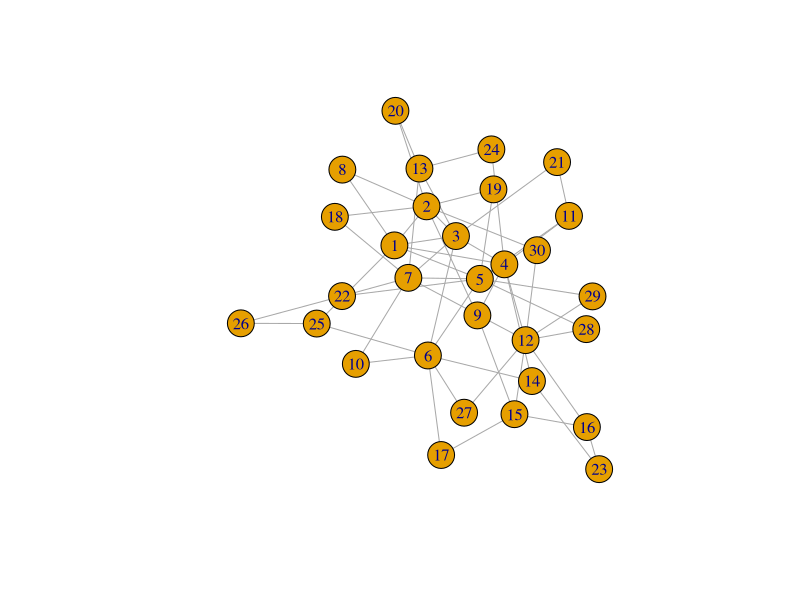
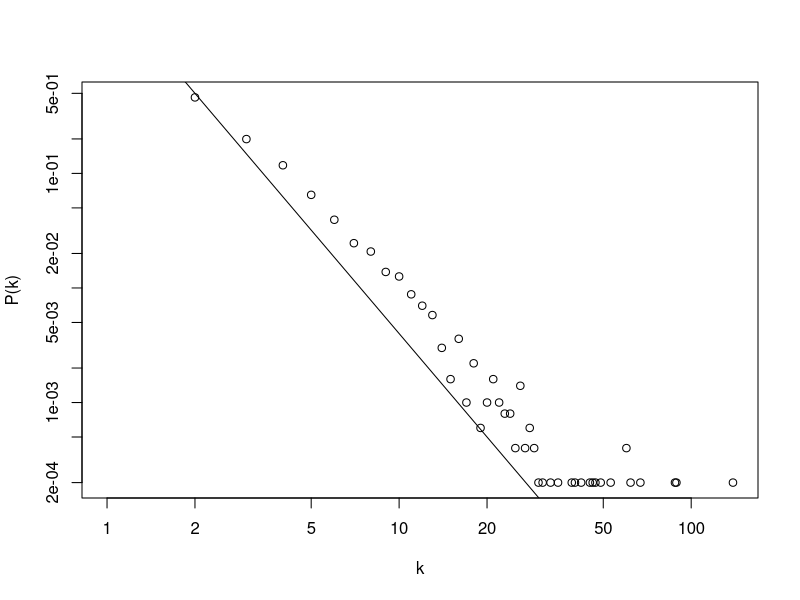
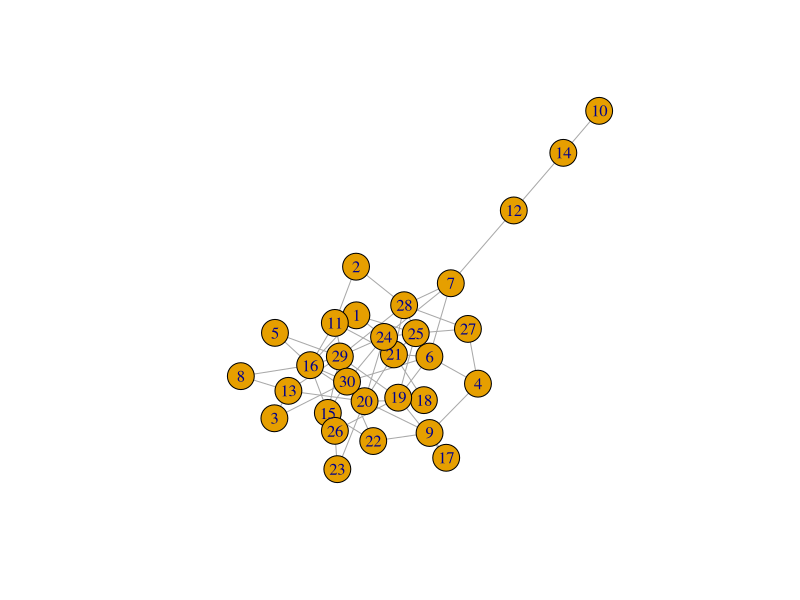
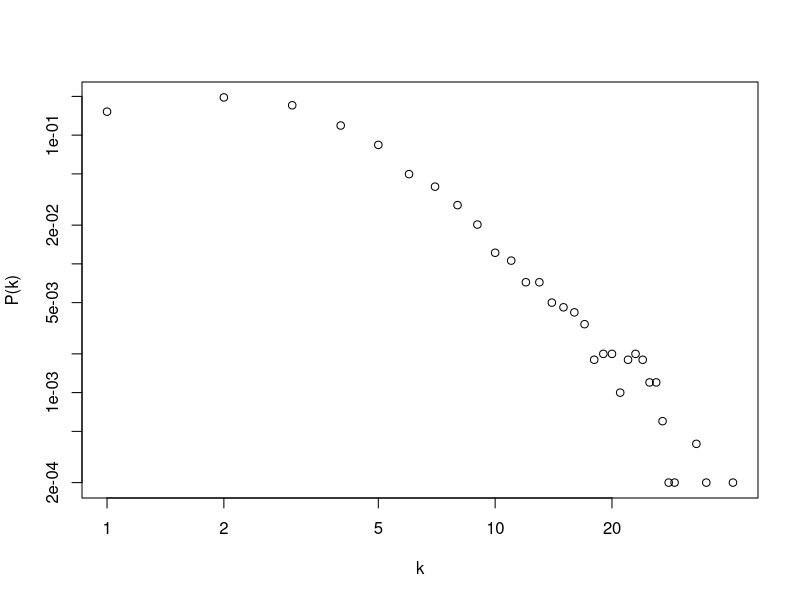
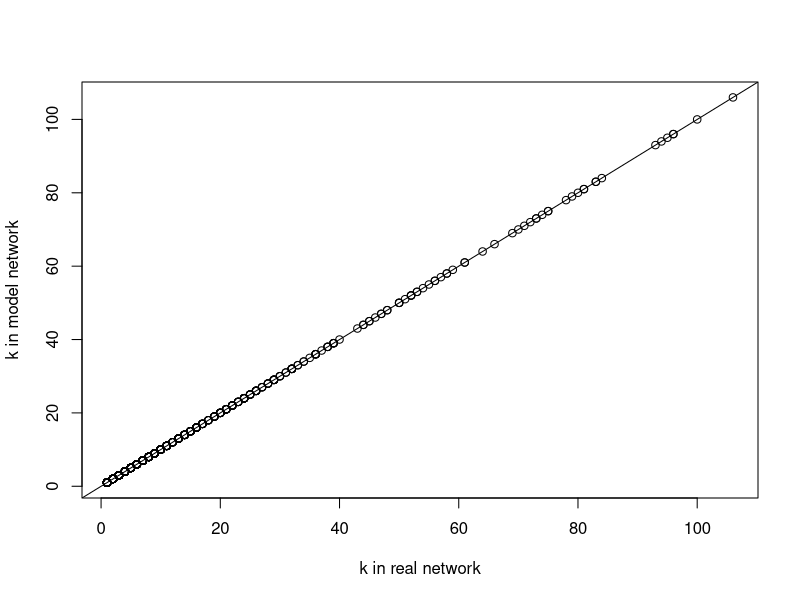

The R source for these figures, in order:
## ---- chunk 1
# igraphパッケージの読み込み
library(igraph)
## ---- chunk 2
# barabasi.game(N, power, m, directed=F)
# power: 非線形優先接続に対する指数。1とすることで式(3.7)と同じ意味になる。
# directed: Tとすれば，有向ネットワークになる。
g <- barabasi.game(30, 1, 2, directed=F)
# 描画
plot(g)
## ---- chunk 3
# モデルネットワークの生成
g <- g <- barabasi.game(5000, 1, 2, directed=F)
# 次数の範囲（0から最大次数）
k <- 0:max(degree(g))
# 次数分布の描画
plot(k, degree.distribution(g), xlab="k", ylab="P(k)", log="xy")

# 理論線
f <- function(k,m){
  return(2*m*k**(-3))
}
# 理論線の描画
lines(k, f(k, 2))
## ---- chunk 4
# static.power.law.game(N, L, gamma)。
# gamma = 1 + 1 / xi
g <- static.power.law.game(30, 60, 2.5, finite.size.correction = T)
# 描画
plot(g)
## ---- chunk 5
# モデルネットワークの生成
g <- static.power.law.game(5000, 10000, 2.5, finite.size.correction = T)
# 次数の範囲（0から最大次数）
k <- 0:max(degree(g))
# 次数分布の描画
plot(k, degree.distribution(g), xlab="k", ylab="P(k)", log="xy")
## ---- chunk 6
# エッジリストの読み込み
d <- read.table("../data/ecoli_ppi_Hu_etal_2009.txt")
# グラフオブジェクトの作成
g <- simplify(graph.data.frame(d,directed=F),remove.multiple=T,remove.loops=T)

# 最大連結成分の取得
cls <- clusters(g,"weak")
g <- delete.vertices(g,subset(V(g),cls$membership!=which(cls$csize==max(cls$csize))[[1]]))

# 次数のベクトルを取得
deg <- degree(g)
## ---- chunk 7
g_rand <- degree.sequence.game(deg, method="vl") 
## ---- chunk 8
plot(degree(g), degree(g_rand), xlab="k in real network", ylab="k in model network")
abline(0,1)
## ---- chunk 9
# 実際のネットワーク
c_ave_real <- transitivity(g,type="localaverage",isolates="zero")
# コンフィギュレーションモデル
c_ave_rand <- transitivity(g_rand,type="localaverage",isolates="zero")
# 出力
cat("実際：",c_ave_real,"コンフィギュレーション：",c_ave_rand,"\n")
